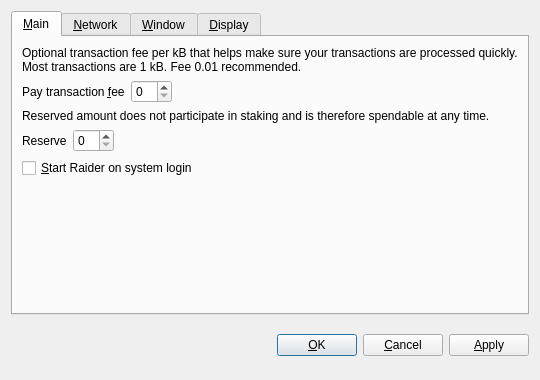
<?xml version="1.0" encoding="UTF-8"?>
<ui version="4.0">
 <class>OptionsDialog</class>
 <widget class="QDialog" name="OptionsDialog">
  <property name="geometry">
   <rect>
    <x>0</x>
    <y>0</y>
    <width>540</width>
    <height>380</height>
   </rect>
  </property>
  <property name="windowTitle">
   <string>Options</string>
  </property>
  <property name="modal">
   <bool>true</bool>
  </property>
  <layout class="QVBoxLayout" name="verticalLayout">
   <item>
    <widget class="QTabWidget" name="tabWidget">
     <property name="tabPosition">
      <enum>QTabWidget::North</enum>
     </property>
     <property name="currentIndex">
      <number>0</number>
     </property>
     <widget class="QWidget" name="tabMain">
      <attribute name="title">
       <string>&amp;Main</string>
      </attribute>
      <layout class="QVBoxLayout" name="verticalLayout_Main">
       <item>
        <widget class="QLabel" name="transactionFeeInfoLabel">
         <property name="text">
          <string>Optional transaction fee per kB that helps make sure your transactions are processed quickly. Most transactions are 1 kB. Fee 0.01 recommended.</string>
         </property>
         <property name="textFormat">
          <enum>Qt::PlainText</enum>
         </property>
         <property name="wordWrap">
          <bool>true</bool>
         </property>
        </widget>
       </item>
       <item>
        <layout class="QHBoxLayout" name="horizontalLayoutFee">
         <item>
          <widget class="QLabel" name="transactionFeeLabel">
           <property name="text">
            <string>Pay transaction &amp;fee</string>
           </property>
           <property name="textFormat">
            <enum>Qt::PlainText</enum>
           </property>
           <property name="buddy">
            <cstring>transactionFee</cstring>
           </property>
          </widget>
         </item>
         <item>
          <widget class="BitcoinAmountField" name="transactionFee"/>
         </item>
         <item>
          <spacer name="horizontalSpacerFee">
           <property name="orientation">
            <enum>Qt::Horizontal</enum>
           </property>
           <property name="sizeHint" stdset="0">
            <size>
             <width>40</width>
             <height>20</height>
            </size>
           </property>
          </spacer>
         </item>
        </layout>
       </item>
       <item>
        <widget class="QLabel" name="reserveBalanceInfoLabel">
         <property name="text">
          <string>Reserved amount does not participate in staking and is therefore spendable at any time.</string>
         </property>
         <property name="textFormat">
          <enum>Qt::PlainText</enum>
         </property>
         <property name="wordWrap">
          <bool>true</bool>
         </property>
        </widget>
       </item>
       <item>
        <layout class="QHBoxLayout" name="horizontalLayoutReserveBalance">
         <item>
          <widget class="QLabel" name="reserveBalanceLabel">
           <property name="text">
            <string>Reserve</string>
           </property>
           <property name="textFormat">
            <enum>Qt::PlainText</enum>
           </property>
           <property name="buddy">
            <cstring>reserveBalance</cstring>
           </property>
          </widget>
         </item>
         <item>
          <widget class="BitcoinAmountField" name="reserveBalance"/>
         </item>
         <item>
          <spacer name="horizontalSpacerReserveBalance">
           <property name="orientation">
            <enum>Qt::Horizontal</enum>
           </property>
           <property name="sizeHint" stdset="0">
            <size>
             <width>40</width>
             <height>20</height>
            </size>
           </property>
          </spacer>
         </item>
        </layout>
       </item>
       <item>
        <widget class="QCheckBox" name="bitcoinAtStartup">
         <property name="toolTip">
          <string>Automatically start Raider after logging in to the system.</string>
         </property>
         <property name="text">
          <string>&amp;Start Raider on system login</string>
         </property>
        </widget>
       </item>
       <item>
        <spacer name="verticalSpacer_Main">
         <property name="orientation">
          <enum>Qt::Vertical</enum>
         </property>
         <property name="sizeHint" stdset="0">
          <size>
           <width>20</width>
           <height>40</height>
          </size>
         </property>
        </spacer>
       </item>
      </layout>
     </widget>
     <widget class="QWidget" name="tabNetwork">
      <attribute name="title">
       <string>&amp;Network</string>
      </attribute>
      <layout class="QVBoxLayout" name="verticalLayout_Network">
       <item>
        <widget class="QCheckBox" name="mapPortUpnp">
         <property name="toolTip">
          <string>Automatically open the Raider client port on the router. This only works when your router supports UPnP and it is enabled.</string>
         </property>
         <property name="text">
          <string>Map port using &amp;UPnP</string>
         </property>
        </widget>
       </item>
       <item>
        <widget class="QCheckBox" name="connectSocks">
         <property name="toolTip">
          <string>Connect to the Raider network through a SOCKS proxy (e.g. when connecting through Tor).</string>
         </property>
         <property name="text">
          <string>&amp;Connect through SOCKS proxy:</string>
         </property>
        </widget>
       </item>
       <item>
        <layout class="QHBoxLayout" name="horizontalLayout_Network">
         <item>
          <widget class="QLabel" name="proxyIpLabel">
           <property name="text">
            <string>Proxy &amp;IP:</string>
           </property>
           <property name="textFormat">
            <enum>Qt::PlainText</enum>
           </property>
           <property name="buddy">
            <cstring>proxyIp</cstring>
           </property>
          </widget>
         </item>
         <item>
          <widget class="QValidatedLineEdit" name="proxyIp">
           <property name="maximumSize">
            <size>
             <width>140</width>
             <height>16777215</height>
            </size>
           </property>
           <property name="toolTip">
            <string>IP address of the proxy (e.g. 127.0.0.1)</string>
           </property>
          </widget>
         </item>
         <item>
          <widget class="QLabel" name="proxyPortLabel">
           <property name="text">
            <string>&amp;Port:</string>
           </property>
           <property name="textFormat">
            <enum>Qt::PlainText</enum>
           </property>
           <property name="buddy">
            <cstring>proxyPort</cstring>
           </property>
          </widget>
         </item>
         <item>
          <widget class="QLineEdit" name="proxyPort">
           <property name="maximumSize">
            <size>
             <width>55</width>
             <height>16777215</height>
            </size>
           </property>
           <property name="toolTip">
            <string>Port of the proxy (e.g. 9050)</string>
           </property>
          </widget>
         </item>
         <item>
          <widget class="QLabel" name="socksVersionLabel">
           <property name="text">
            <string>SOCKS &amp;Version:</string>
           </property>
           <property name="textFormat">
            <enum>Qt::PlainText</enum>
           </property>
           <property name="buddy">
            <cstring>socksVersion</cstring>
           </property>
          </widget>
         </item>
         <item>
          <widget class="QValueComboBox" name="socksVersion">
           <property name="toolTip">
            <string>SOCKS version of the proxy (e.g. 5)</string>
           </property>
          </widget>
         </item>
         <item>
          <spacer name="horizontalSpacer_Network">
           <property name="orientation">
            <enum>Qt::Horizontal</enum>
           </property>
           <property name="sizeHint" stdset="0">
            <size>
             <width>40</width>
             <height>20</height>
            </size>
           </property>
          </spacer>
         </item>
        </layout>
       </item>
       <item>
        <spacer name="verticalSpacer_Network">
         <property name="orientation">
          <enum>Qt::Vertical</enum>
         </property>
         <property name="sizeHint" stdset="0">
          <size>
           <width>20</width>
           <height>40</height>
          </size>
         </property>
        </spacer>
       </item>
      </layout>
     </widget>
     <widget class="QWidget" name="tabWindow">
      <attribute name="title">
       <string>&amp;Window</string>
      </attribute>
      <layout class="QVBoxLayout" name="verticalLayout_Window">
       <item>
        <widget class="QCheckBox" name="minimizeToTray">
         <property name="toolTip">
          <string>Show only a tray icon after minimizing the window.</string>
         </property>
         <property name="text">
          <string>&amp;Minimize to the tray instead of the taskbar</string>
         </property>
        </widget>
       </item>
       <item>
        <widget class="QCheckBox" name="minimizeOnClose">
         <property name="toolTip">
          <string>Minimize instead of exit the application when the window is closed. When this option is enabled, the application will be closed only after selecting Quit in the menu.</string>
         </property>
         <property name="text">
          <string>M&amp;inimize on close</string>
         </property>
        </widget>
       </item>
       <item>
        <spacer name="verticalSpacer_Window">
         <property name="orientation">
          <enum>Qt::Vertical</enum>
         </property>
         <property name="sizeHint" stdset="0">
          <size>
           <width>20</width>
           <height>40</height>
          </size>
         </property>
        </spacer>
       </item>
      </layout>
     </widget>
     <widget class="QWidget" name="tabDisplay">
      <attribute name="title">
       <string>&amp;Display</string>
      </attribute>
      <layout class="QVBoxLayout" name="verticalLayout_Display">
       <item>
        <layout class="QHBoxLayout" name="horizontalLayout_1_Display">
         <item>
          <widget class="QLabel" name="langLabel">
           <property name="text">
            <string>User Interface &amp;language:</string>
           </property>
           <property name="textFormat">
            <enum>Qt::PlainText</enum>
           </property>
           <property name="buddy">
            <cstring>lang</cstring>
           </property>
          </widget>
         </item>
         <item>
          <widget class="QValueComboBox" name="lang">
           <property name="toolTip">
            <string>The user interface language can be set here. This setting will take effect after restarting Raider.</string>
           </property>
          </widget>
         </item>
        </layout>
       </item>
       <item>
        <layout class="QHBoxLayout" name="horizontalLayout_2_Display">
         <item>
          <widget class="QLabel" name="unitLabel">
           <property name="text">
            <string>&amp;Unit to show amounts in:</string>
           </property>
           <property name="textFormat">
            <enum>Qt::PlainText</enum>
           </property>
           <property name="buddy">
            <cstring>unit</cstring>
           </property>
          </widget>
         </item>
         <item>
          <widget class="QValueComboBox" name="unit">
           <property name="toolTip">
            <string>Choose the default subdivision unit to show in the interface and when sending coins.</string>
           </property>
          </widget>
         </item>
        </layout>
       </item>
       <item>
        <widget class="QCheckBox" name="displayAddresses">
         <property name="toolTip">
          <string>Whether to show Raider addresses in the transaction list or not.</string>
         </property>
         <property name="text">
          <string>&amp;Display addresses in transaction list</string>
         </property>
        </widget>
       </item>
       <item>
        <widget class="QCheckBox" name="coinControlFeatures">
         <property name="toolTip">
          <string>Whether to show coin control features or not.</string>
         </property>
         <property name="text">
          <string>Display coin &amp;control features (experts only!)</string>
         </property>
        </widget>
       </item>
       <item>
        <spacer name="verticalSpacer_Display">
         <property name="orientation">
          <enum>Qt::Vertical</enum>
         </property>
         <property name="sizeHint" stdset="0">
          <size>
           <width>20</width>
           <height>40</height>
          </size>
         </property>
        </spacer>
       </item>
      </layout>
     </widget>
    </widget>
   </item>
   <item>
    <layout class="QHBoxLayout" name="horizontalLayout_Buttons">
     <item>
      <spacer name="horizontalSpacer_1">
       <property name="orientation">
        <enum>Qt::Horizontal</enum>
       </property>
       <property name="sizeHint" stdset="0">
        <size>
         <width>40</width>
         <height>48</height>
        </size>
       </property>
      </spacer>
     </item>
     <item>
      <widget class="QLabel" name="statusLabel">
       <property name="font">
        <font>
         <weight>75</weight>
         <bold>true</bold>
        </font>
       </property>
       <property name="text">
        <string/>
       </property>
       <property name="textFormat">
        <enum>Qt::PlainText</enum>
       </property>
       <property name="wordWrap">
        <bool>true</bool>
       </property>
      </widget>
     </item>
     <item>
      <spacer name="horizontalSpacer_2">
       <property name="orientation">
        <enum>Qt::Horizontal</enum>
       </property>
       <property name="sizeHint" stdset="0">
        <size>
         <width>40</width>
         <height>48</height>
        </size>
       </property>
      </spacer>
     </item>
     <item>
      <widget class="QPushButton" name="okButton">
       <property name="text">
        <string>&amp;OK</string>
       </property>
      </widget>
     </item>
     <item>
      <widget class="QPushButton" name="cancelButton">
       <property name="text">
        <string>&amp;Cancel</string>
       </property>
       <property name="autoDefault">
        <bool>false</bool>
       </property>
      </widget>
     </item>
     <item>
      <widget class="QPushButton" name="applyButton">
       <property name="text">
        <string>&amp;Apply</string>
       </property>
       <property name="autoDefault">
        <bool>false</bool>
       </property>
      </widget>
     </item>
    </layout>
   </item>
  </layout>
 </widget>
 <customwidgets>
  <customwidget>
   <class>BitcoinAmountField</class>
   <extends>QSpinBox</extends>
   <header>bitcoinamountfield.h</header>
  </customwidget>
  <customwidget>
   <class>QValueComboBox</class>
   <extends>QComboBox</extends>
   <header>qvaluecombobox.h</header>
  </customwidget>
  <customwidget>
   <class>QValidatedLineEdit</class>
   <extends>QLineEdit</extends>
   <header>qvalidatedlineedit.h</header>
  </customwidget>
 </customwidgets>
 <resources/>
 <connections/>
</ui>
